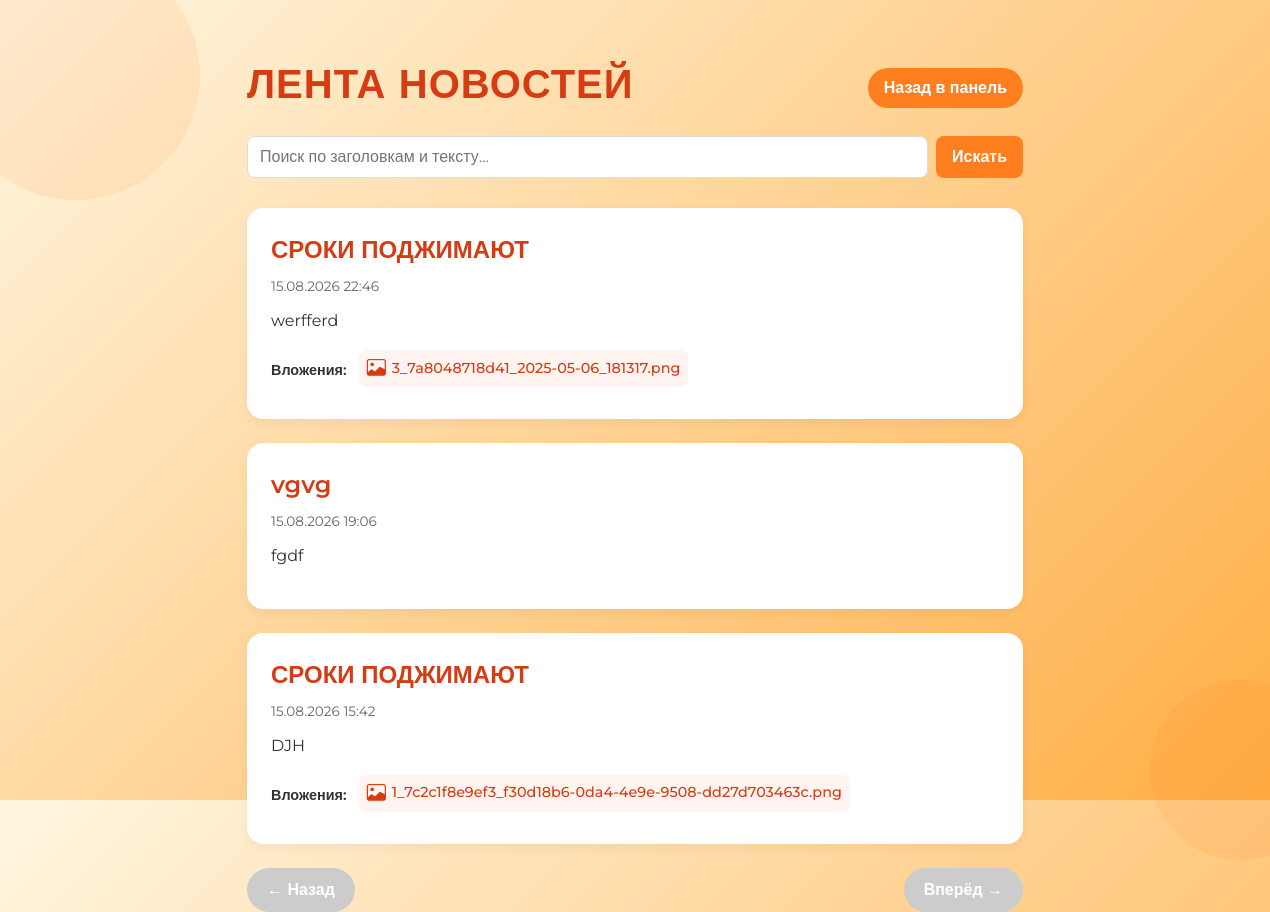
Page /employee/news (signed in) on the committed database.
### app.py (models this page shows)
class News(db.Model):
    id = db.Column(db.Integer, primary_key=True)
    title = db.Column(db.String(255), nullable=False)
    content = db.Column(db.Text, nullable=False)
    created_at = db.Column(db.DateTime, default=lambda: datetime.now(timezone.utc) + timedelta(hours=3))
    created_by = db.Column(db.Integer, db.ForeignKey('user.id'))
    department_id = db.Column(
        db.Integer, db.ForeignKey('department.id'), nullable=True
    )
    views = db.relationship(
        'NewsView', backref='news', lazy=True, cascade='all, delete-orphan'
    )
    files = db.relationship(
        'NewsFile', backref='news', lazy=True, cascade='all, delete-orphan'
    )

class NewsFile(db.Model):
    id = db.Column(db.Integer, primary_key=True)
    news_id = db.Column(db.Integer, db.ForeignKey('news.id'), nullable=False)
    file_name = db.Column(db.String(255), nullable=False)

### app.py (the view)
@app.route('/employee/news')
@login_required
def employee_feed():
    page = request.args.get('page', 1, type=int)
    per_page = 5
    q = request.args.get('q', '').strip()
    user = db.session.get(User, session['user_id'])
    base_query = News.query.filter(
        (News.department_id == None) | (News.department_id == user.department_id)
    )
    if q:
        search = f'%{q}%'
        base_query = base_query.filter(
            (News.title.ilike(search)) | (News.content.ilike(search))
        )
    pagination = base_query.order_by(News.created_at.desc()).paginate(
        page=page, per_page=per_page, error_out=False
    )
    news_list = pagination.items
    next_page = pagination.next_num if pagination.has_next else None
    prev_page = pagination.prev_num if pagination.has_prev else None
    for item in news_list:
        existing_view = NewsView.query.filter_by(
            news_id=item.id, user_id=user.id
        ).first()
        if not existing_view:
            new_view = NewsView(news_id=item.id, user_id=user.id)
            db.session.add(new_view)
    db.session.commit()
    return render_template(
        'employee_feed.html',
        news=news_list,
        next_page=next_page,
        prev_page=prev_page,
    )

### app.py (called while the page is built)
def login_required(f):
    @wraps(f)
    def decorated_function(*args, **kwargs):
        if 'user_id' not in session:
            return redirect(url_for('login'))
        return f(*args, **kwargs)
    return decorated_function

### templates/employee_feed.html (shortened to what this page needs)
<!DOCTYPE html>
<html lang="ру">
<head>
  <link href="https://cdn.jsdelivr.net/npm/bootstrap@5.3.2/dist/css/bootstrap.min.css" rel="stylesheet">
  <link href="https://cdn.jsdelivr.net/npm/bootstrap-icons@1.10.5/font/bootstrap-icons.css" rel="stylesheet">
</head>
<body>
  <div class="circle"></div>
  <div class="circle"></div>
  <div class="container">
    <div class="header-wrapper">
      <h1>Лента новостей</h1>
      <a href="{{ url_for('dashboard') }}" class="btn-back">Назад в панель</a>
    </div>
    <form method="get" action="{{ url_for('employee_feed') }}" class="search-form">
      <input
        type="text"
        name="q"
        class="search-input"
        placeholder="Поиск по заголовкам и тексту..."
        value="{{ request.args.get('q', '') }}"
      >
      <button type="submit" class="search-button">Искать</button>
    </form>
    {% for item in news %}
      <div class="news-item">
        <div class="news-title">{{ item.title }}</div>
        <div class="news-date">{{ item.created_at.strftime("%d.%m.%Y %H:%M") }}</div>
        <div class="news-content">{{ item.content|safe }}</div>
        {% if item.files %}
          <div class="attachments">
            <strong>Вложения:</strong>
            {% for f in item.files %}
              {% set ext = f.file_name.split('.')[-1].lower() %}
              <a href="{{ url_for('uploaded_file', filename=f.file_name) }}" target="_blank">
                {% if ext in ['png','jpg','jpeg','gif'] %}<i class="bi bi-image"></i>
                {% elif ext == 'pdf' %}<i class="bi bi-file-earmark-pdf"></i>
                {% elif ext in ['doc','docx'] %}<i class="bi bi-file-earmark-word"></i>
                {% else %}<i class="bi bi-paperclip"></i>{% endif %}
                {{ f.file_name }}
              </a>
            {% endfor %}
          </div>
        {% endif %}
      </div>
    {% endfor %}
    <div class="pagination">
      {% if prev_page %}
        <a class="btn-orange" href="{{ url_for('employee_feed', page=prev_page, q=request.args.get('q', '')) }}">&larr; Назад</a>
      {% else %}
        <button class="btn-orange" disabled>&larr; Назад</button>
      {% endif %}
      {% if next_page %}
        <a class="btn-orange" href="{{ url_for('employee_feed', page=next_page, q=request.args.get('q', '')) }}">Вперёд &rarr;</a>
      {% else %}
        <button class="btn-orange" disabled>Вперёд &rarr;</button>
      {% endif %}
    </div>
  </div>
</body>
</html>

### templates/employee_feed.html (style rules this page uses)
* { box-sizing: border-box; margin: 0; padding: 0; }
html, body { height: 100%; }
body { font-family: 'Montserrat', sans-serif; background: linear-gradient(135deg, #fff6e1 0%, #ffae45 100%); position: relative; padding: 60px 20px; color: #333; }
.circle { position: absolute; border-radius: 50%; background: rgba(255,127,31,0.1); animation: drift 6s ease-in-out infinite; z-index: 0; }
.circle:nth-child(1) { width: 250px; height: 250px; top: -50px; left: -50px; }
.circle:nth-child(2) { width: 180px; height: 180px; bottom: -60px; right: -60px; animation-delay: 3s; }
.container { position: relative; z-index: 1; max-width: 800px; margin: auto; }
.header-wrapper { display: flex; align-items: center; justify-content: space-between; margin-bottom: 20px; }
.header-wrapper h1 { font-size: 2.5rem; font-weight: 700; color: #d63c13; text-transform: uppercase; letter-spacing: 1px; }
.btn-back { background: #ff7f1f; color: #fff; border: none; padding: 8px 16px; border-radius: 24px; font-weight: 600; text-decoration: none; transition: background 0.2s, transform 0.2s; }
.search-form { display: flex; gap: 8px; margin-bottom: 30px; }
.search-input { flex: 1; border-radius: 8px; border: 1px solid #ddd; padding: 8px 12px; font-size: 1rem; }
.search-button { background: #ff7f1f; color: #fff; border: none; padding: 8px 16px; border-radius: 8px; font-weight: 600; transition: background 0.2s; }
.news-item { background: #fff; border-radius: 16px; padding: 24px; margin-bottom: 24px; box-shadow: 0 4px 12px rgba(0,0,0,0.05); }
.news-title { font-size: 1.5rem; color: #d63c13; font-weight: 600; margin-bottom: 8px; }
.news-date { font-size: 0.85rem; color: #666; margin-bottom: 12px; }
.news-content { font-size: 1rem; line-height: 1.6; margin-bottom: 16px; }
.attachments { margin-top: 12px; }
.attachments strong { font-size: 0.9rem; font-weight: 600; color: #333; margin-right: 8px; }
.attachments a { display: inline-flex; align-items: center; padding: 4px 8px; margin: 0 8px 8px 0; font-size: 0.9rem; font-weight: 500; color: #d63c13; background: #fff4f0; border-radius: 8px; text-decoration: none; transition: background 0.2s, color 0.2s; }
.attachments a .bi { margin-right: 6px; font-size: 1.2rem; }
.pagination { display: flex; justify-content: space-between; margin-top: 24px; }
.btn-orange { background: #ff7f1f; color: #fff; border: none; padding: 10px 20px; border-radius: 24px; font-weight: 600; transition: background 0.2s, transform 0.2s; }
.btn-orange:disabled { background: #ccc; cursor: default; }

### rows in the picture
News: title "СРОКИ ПОДЖИМАЮТ", created_at "15.08.2026 22:46", content "werfferd"
NewsFile: file_name "3_7a8048718d41_2025-05-06_181317.png"
News: title "vgvg", created_at "15.08.2026 19:06", content "fgdf"
News: title "СРОКИ ПОДЖИМАЮТ", created_at "15.08.2026 15:42", content "DJH"
NewsFile: file_name "1_7c2c1f8e9ef3_f30d18b6-0da4-4e9e-9508-dd27d703463c.png"
